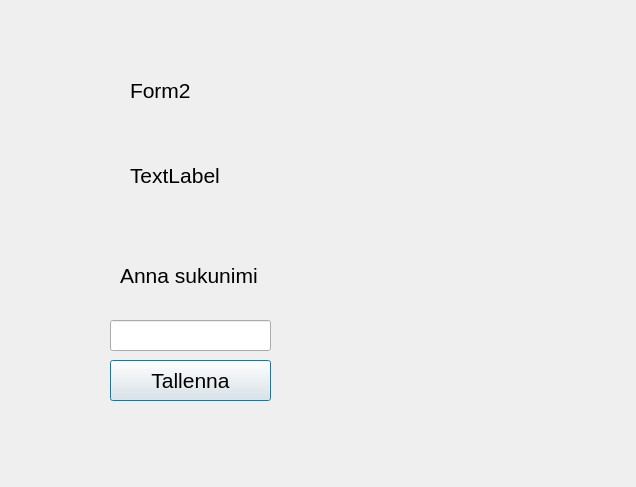
<?xml version="1.0" encoding="UTF-8"?>
<ui version="4.0">
 <class>Form2</class>
 <widget class="QDialog" name="Form2">
  <property name="geometry">
   <rect>
    <x>0</x>
    <y>0</y>
    <width>636</width>
    <height>487</height>
   </rect>
  </property>
  <property name="font">
   <font>
    <pointsize>16</pointsize>
   </font>
  </property>
  <property name="windowTitle">
   <string>Dialog</string>
  </property>
  <widget class="QLabel" name="label">
   <property name="geometry">
    <rect>
     <x>130</x>
     <y>50</y>
     <width>261</width>
     <height>81</height>
    </rect>
   </property>
   <property name="font">
    <font>
     <pointsize>16</pointsize>
    </font>
   </property>
   <property name="text">
    <string>Form2</string>
   </property>
  </widget>
  <widget class="QLabel" name="labelFname">
   <property name="geometry">
    <rect>
     <x>130</x>
     <y>140</y>
     <width>311</width>
     <height>71</height>
    </rect>
   </property>
   <property name="font">
    <font>
     <pointsize>16</pointsize>
    </font>
   </property>
   <property name="text">
    <string>TextLabel</string>
   </property>
  </widget>
  <widget class="QLabel" name="labelFname_2">
   <property name="geometry">
    <rect>
     <x>120</x>
     <y>240</y>
     <width>151</width>
     <height>71</height>
    </rect>
   </property>
   <property name="font">
    <font>
     <pointsize>16</pointsize>
    </font>
   </property>
   <property name="text">
    <string>Anna sukunimi</string>
   </property>
  </widget>
  <widget class="QLineEdit" name="textLname">
   <property name="geometry">
    <rect>
     <x>110</x>
     <y>320</y>
     <width>161</width>
     <height>31</height>
    </rect>
   </property>
  </widget>
  <widget class="QPushButton" name="btnSave">
   <property name="geometry">
    <rect>
     <x>110</x>
     <y>360</y>
     <width>161</width>
     <height>41</height>
    </rect>
   </property>
   <property name="text">
    <string>Tallenna</string>
   </property>
  </widget>
 </widget>
 <resources/>
 <connections/>
</ui>
